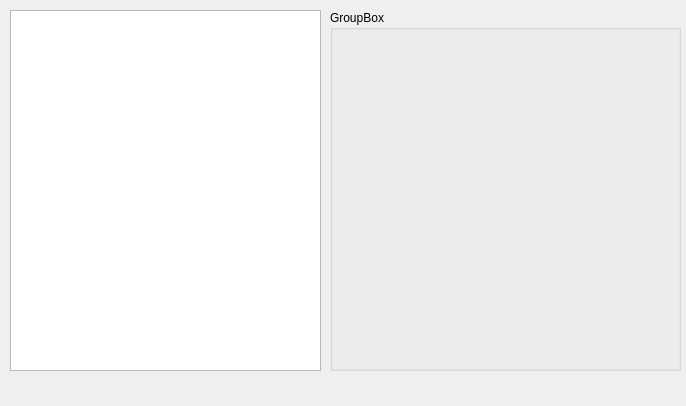
<?xml version="1.0" encoding="UTF-8"?>
<ui version="4.0">
 <class>GradesForm</class>
 <widget class="QWidget" name="GradesForm">
  <property name="geometry">
   <rect>
    <x>0</x>
    <y>0</y>
    <width>686</width>
    <height>406</height>
   </rect>
  </property>
  <property name="windowTitle">
   <string>Form</string>
  </property>
  <widget class="QListView" name="gradesList">
   <property name="geometry">
    <rect>
     <x>10</x>
     <y>10</y>
     <width>311</width>
     <height>361</height>
    </rect>
   </property>
  </widget>
  <widget class="QGroupBox" name="groupBox">
   <property name="geometry">
    <rect>
     <x>330</x>
     <y>10</y>
     <width>351</width>
     <height>361</height>
    </rect>
   </property>
   <property name="title">
    <string>GroupBox</string>
   </property>
   <widget class="QWidget" name="widget" native="true">
    <property name="geometry">
     <rect>
      <x>180</x>
      <y>60</y>
      <width>120</width>
      <height>80</height>
     </rect>
    </property>
   </widget>
  </widget>
 </widget>
 <resources/>
 <connections/>
</ui>
